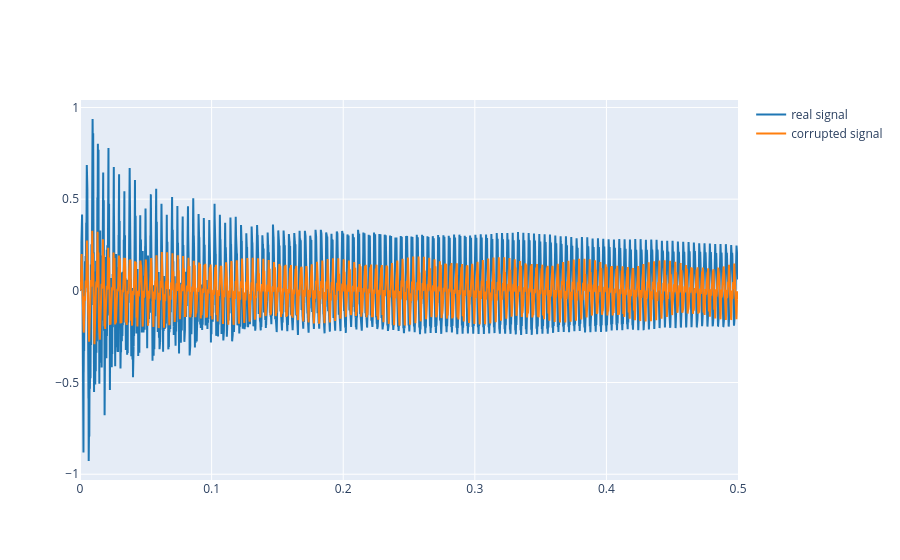

The notebook cell this image was saved under:
### Markdown cell above
3.2 Plot both the reference signal and the corrupted signal and listen to the latter one.

### Code cell
# Write your code here
plot_signals([ref, x_interf], fs, 0, 0.5, name=["real signal", "corrupted signal"])

### Figure 1 — Plotly figure (JSON) as saved in the notebook; plotly's stock layout.template omitted (floating-point values rounded to 4 significant figures; data arrays with more than 128 entries replaced by an {"elided": "..."} marker saying what was removed)
{"data": [{"line": {"color": "#1f77b4", "shape": "linear"}, "mode": "lines", "name": "real signal", "type": "scatter", "x": {"elided": "22050 float values"}, "y": {"elided": "22050 float values"}}, {"line": {"color": "#ff7f0e", "shape": "linear"}, "mode": "lines", "name": "corrupted signal", "type": "scatter", "x": {"elided": "22050 float values"}, "y": {"elided": "22050 float values"}}], "layout": {}}
